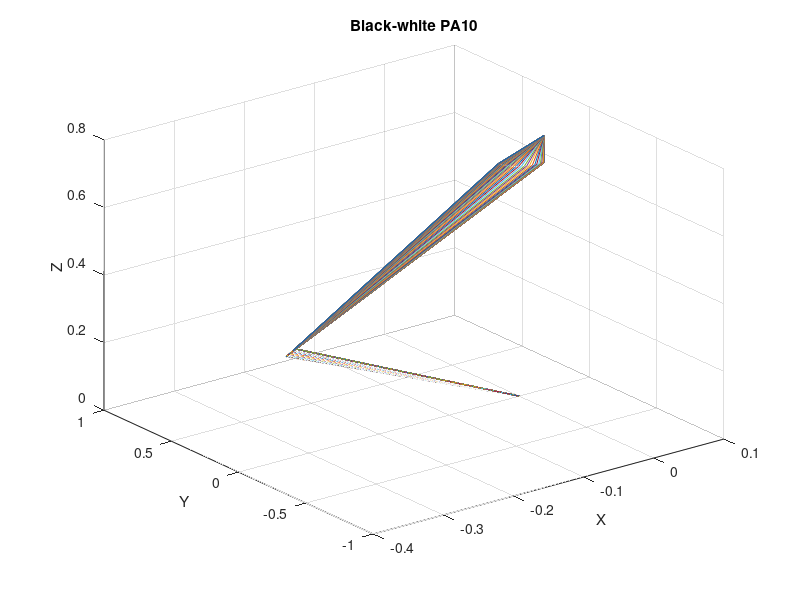
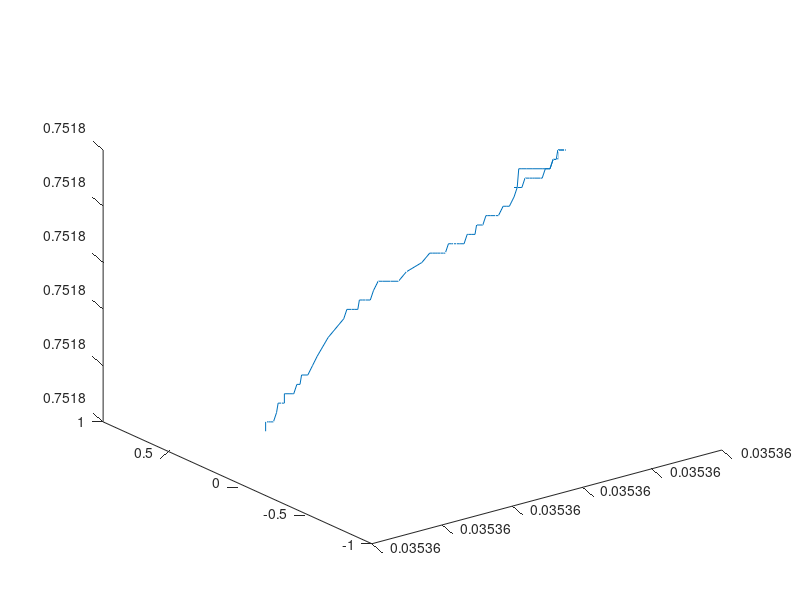

Reproduce these figures in MATLAB, in order. (Note: this script raises an error after producing the figures.)
clear all;
format long;
global len d3 d5 d7 W H I7 T mu r alpha k qP qM qDp qDm beta aBar q0 qd;
load SYSdata;

load SRDdata1;
load SRDdata2;
load SRDdata3;

%...................................
figure;
plot3(j7px,j7py,j7pz);hold on;
for j=1:length(t),
    linksX=[j1px(j);j2px(j);j3px(j);j4px(j);j5px(j);j6px(j);j7px(j)];
    linksY=[j1py(j);j2py(j);j3py(j);j4py(j);j5py(j);j6py(j);j7py(j)];
    linksZ=[j1pz(j);j2pz(j);j3pz(j);j4pz(j);j5pz(j);j6pz(j);j7pz(j)];
    plot3(linksX,linksY,linksZ);hold on;
end;
title('Black-white PA10');
xlabel('X');ylabel('Y');zlabel('Z');
grid on;
%...................................

%...................................
figure;
plot3(j7px,j7py,j7pz);hold on;
%     joints01=line('xdata',[j0px(j);j1px(j)],'ydata',[j0py(j);j1py(j)],'zdata',[j0pz(j);j1pz(j)],...
%         'color', 'red','erasemode','none');
for j=1:length(t),
    reach=0.315;
 	joints01=line('XData', [0;0], 'YData', [0;0], 'ZData', [-reach;0], 'color', 'magenta','erasemode','none');
    joints12=line('xdata',[j1px(j);j2px(j)],'ydata',[j1py(j);j2py(j)],'zdata',[j1pz(j);j2pz(j)],...
        'color', 'red','erasemode','none');
    joints23=line('xdata',[j2px(j);j3px(j)],'ydata',[j2py(j);j3py(j)],'zdata',[j2pz(j);j3pz(j)],...
        'color', 'cyan','erasemode','none');
    joints34=line('xdata',[j3px(j);j4px(j)],'ydata',[j3py(j);j4py(j)],'zdata',[j3pz(j);j4pz(j)],...
        'color', 'magenta','erasemode','none');
    joints45=line('xdata',[j4px(j);j5px(j)],'ydata',[j4py(j);j5py(j)],'zdata',[j4pz(j);j5pz(j)],...
        'color', 'blue','erasemode','none');
    joints56=line('xdata',[j5px(j);j6px(j)],'ydata',[j5py(j);j6py(j)],'zdata',[j5pz(j);j6pz(j)],...
        'color', 'green','erasemode','none');
    joints67=line('xdata',[j6px(j);j7px(j)],'ydata',[j5py(j);j7py(j)],'zdata',[j5pz(j);j7pz(j)],...
        'color', 'red','erasemode','none');
    drawnow
end;
title('colourful PA10');
xlabel('X');ylabel('Y');zlabel('Z');
grid on;
%...................................

%...................................
figure;
plot3(j1px,j1py,j1pz);hold on;
plot3(j2px,j2py,j2pz);hold on;
plot3(j3px,j3py,j3pz);hold on;
plot3(j4px,j4py,j4pz);hold on;
plot3(j5px,j5py,j5pz);hold on;
plot3(j6px,j6py,j6pz);hold on;
plot3(j7px,j7py,j7pz);hold on;

%     joints01=line('xdata',[j0px(j);j1px(j)],'ydata',[j0py(j);j1py(j)],'zdata',[j0pz(j);j1pz(j)],...
%         'color', 'red','erasemode','none');
j=1;
reach=0.315;
joints01=line('XData', [0;0], 'YData', [0;0], 'ZData', [-reach;0], 'color', 'magenta','erasemode','none');
joints12=line('xdata',[j1px(j);j2px(j)],'ydata',[j1py(j);j2py(j)],'zdata',[j1pz(j);j2pz(j)],...
    'color', 'red','erasemode','none');
joints23=line('xdata',[j2px(j);j3px(j)],'ydata',[j2py(j);j3py(j)],'zdata',[j2pz(j);j3pz(j)],...
    'color', 'cyan','erasemode','none');
joints34=line('xdata',[j3px(j);j4px(j)],'ydata',[j3py(j);j4py(j)],'zdata',[j3pz(j);j4pz(j)],...
    'color', 'magenta','erasemode','none');
joints45=line('xdata',[j4px(j);j5px(j)],'ydata',[j4py(j);j5py(j)],'zdata',[j4pz(j);j5pz(j)],...
    'color', 'blue','erasemode','none');
joints56=line('xdata',[j5px(j);j6px(j)],'ydata',[j5py(j);j6py(j)],'zdata',[j5pz(j);j6pz(j)],...
    'color', 'green','erasemode','none');
joints67=line('xdata',[j6px(j);j7px(j)],'ydata',[j5py(j);j7py(j)],'zdata',[j5pz(j);j7pz(j)],...
    'color', 'red','erasemode','none');
drawnow

j=length(t);
reach=0.315;
joints01=line('XData', [0;0], 'YData', [0;0], 'ZData', [-reach;0], 'color', 'magenta','erasemode','none');
joints12=line('xdata',[j1px(j);j2px(j)],'ydata',[j1py(j);j2py(j)],'zdata',[j1pz(j);j2pz(j)],...
    'color', 'red','erasemode','none');
joints23=line('xdata',[j2px(j);j3px(j)],'ydata',[j2py(j);j3py(j)],'zdata',[j2pz(j);j3pz(j)],...
    'color', 'cyan','erasemode','none');
joints34=line('xdata',[j3px(j);j4px(j)],'ydata',[j3py(j);j4py(j)],'zdata',[j3pz(j);j4pz(j)],...
    'color', 'magenta','erasemode','none');
joints45=line('xdata',[j4px(j);j5px(j)],'ydata',[j4py(j);j5py(j)],'zdata',[j4pz(j);j5pz(j)],...
    'color', 'blue','erasemode','none');
joints56=line('xdata',[j5px(j);j6px(j)],'ydata',[j5py(j);j6py(j)],'zdata',[j5pz(j);j6pz(j)],...
    'color', 'green','erasemode','none');
joints67=line('xdata',[j6px(j);j7px(j)],'ydata',[j5py(j);j7py(j)],'zdata',[j5pz(j);j7pz(j)],...
    'color', 'red','erasemode','none');
drawnow

title('colourful PA10');
xlabel('X');ylabel('Y');zlabel('Z');
grid on;
%...................................

%...................................
figure;
plot3(j1px,j1py,j1pz);hold on;
plot3(j2px,j2py,j2pz);hold on;
plot3(j3px,j3py,j3pz);hold on;
plot3(j4px,j4py,j4pz);hold on;
plot3(j5px,j5py,j5pz);hold on;
plot3(j6px,j6py,j6pz);hold on;
plot3(j7px,j7py,j7pz);hold on;

n=7;
reach=0.315;
p=1;
 line('XData', [0;0], 'YData', [0;0], 'ZData', [0;0], 'color', 'magenta');
 hr=line('color', 'green', 'erasemode', 'xor');
mag=0.2*reach;
[x,y,z,t]=position(qAll(p,:));
 %compute the wrist axes
 xv=t*[mag;0;0;1];
 yv=t*[0;mag;0;1];
 zv=t*[0;0;mag;1];
 %update the line segments, wrist axis and links
%   hx=line('XData',[t(1,4) xv(1)], 'YData', [t(2,4) xv(2)], ...
%          'ZData', [t(3,4) xv(3)]);
%   hy=line('XData',[t(1,4) yv(1)], 'YData', [t(2,4) yv(2)], ...
%          'ZData', [t(3,4) yv(3)]);
%   hz=line('XData',[t(1,4) zv(1)], 'YData', [t(2,4) zv(2)], ...
%          'ZData', [t(3,4) zv(3)]);
  set(hr,'XData',x,'YData',y,'ZData', z);
 
  animate(qAll);
hold on;
%...................................